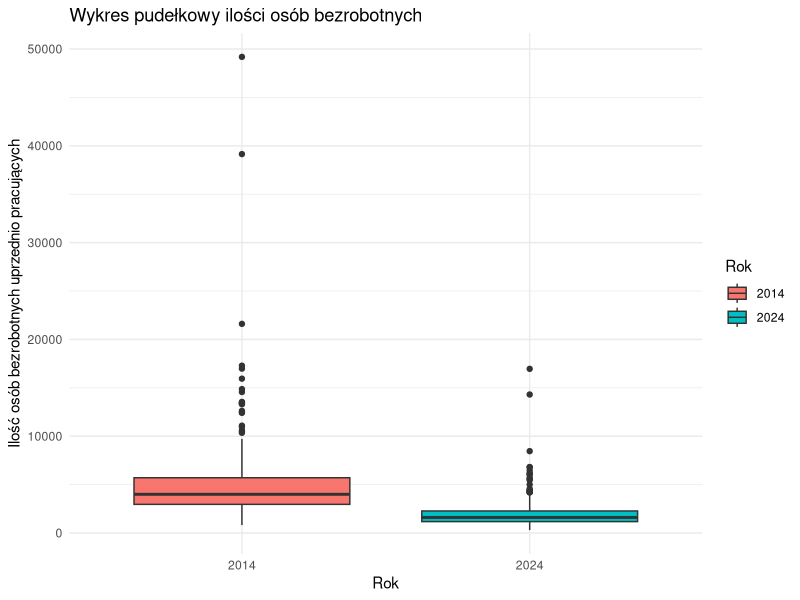
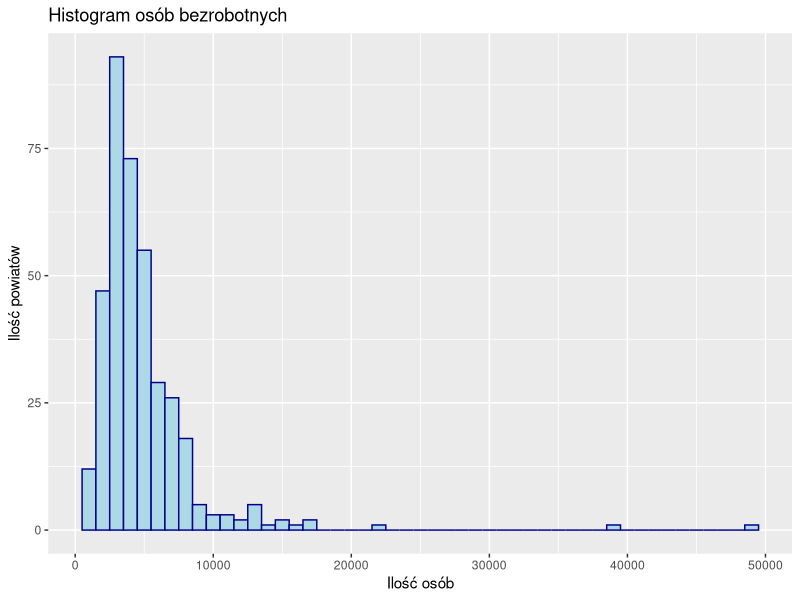
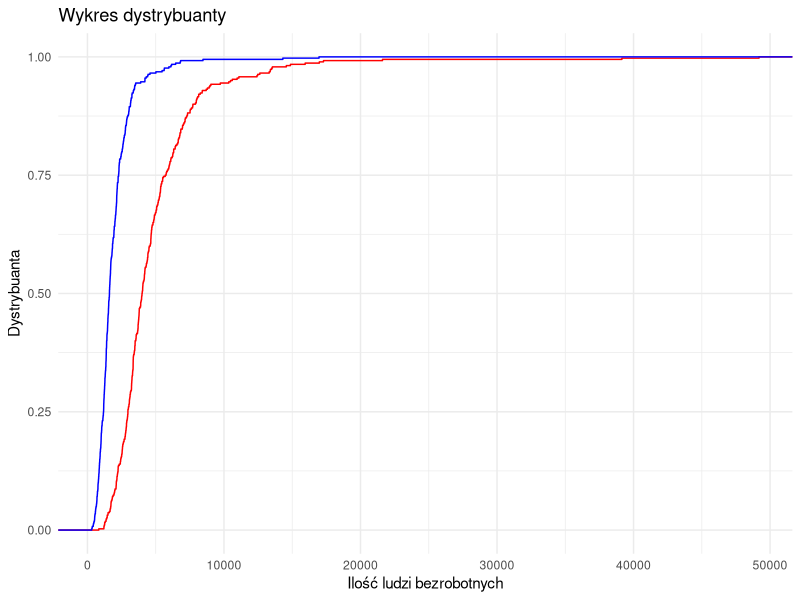
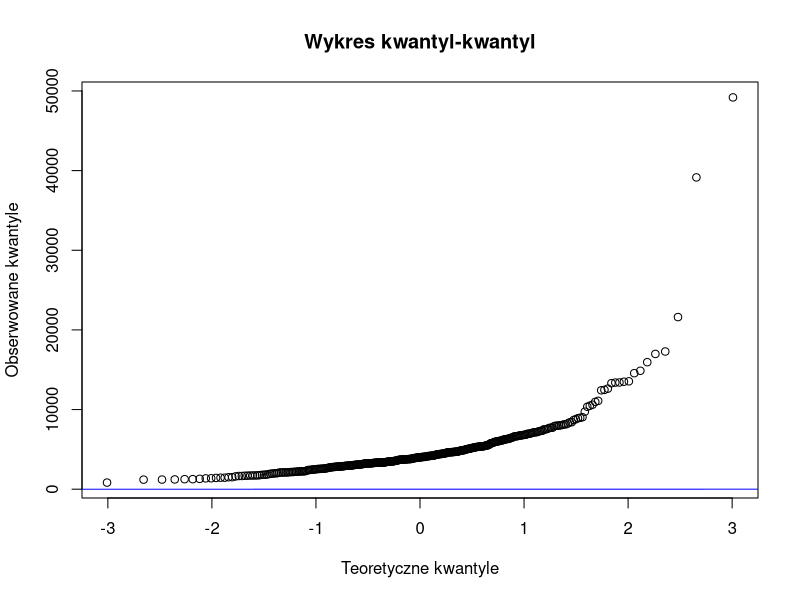

Here is the R script that generated these plots, in order: (Note: this script raises an error after producing the figures.)
getwd()
setwd('C:/Users/user/Desktop/SEMESTR 4/STATYSTYKA')


install.packages("readxl")
library(readxl)
dane <- read_excel('BEZROBOTNI_REJESTROWANI.xlsx', 2, col_names =  F)
View(dane)


library(dplyr)
dane <- dane %>% slice(-c(2,4))


# tworzenie tabeli tylko dla stycznia

dane_styczen <- dane[,2:16]
View(dane_styczen)

h1 <- c(as.character(dane_styczen[1,1]), as.character(dane_styczen[2,2:length(dane_styczen[2,])])) 
h1
dane_styczen <- dane_styczen %>% slice(-c(1:2))
colnames(dane_styczen) <- h1

View(dane_styczen)


# chcemy porownac tylko 2014 i 2024

gen_dane <- dane_styczen[c(1, 5, 15) ]
View(gen_dane)


#zamiana na typ liczbowy

(typeof(gen_dane$`2014`))
gen_dane$`2014` <- as.numeric(gen_dane$`2014`)
gen_dane$`2024` <- as.numeric(gen_dane$`2024`)


# obliczenia parametrow

## srednia

(srednia_2014 <- mean(gen_dane$`2014`)) 
(srednia_2024 <- mean(gen_dane$`2024`))


## odchylenie standardowe

(odchylenie_2014 <- sd(gen_dane$`2014`))
(odchylenie_2024 <- sd(gen_dane$`2024`))


## wspolczynnik zmiennosci

(wspol_zm_2014 <- (odchylenie_2014 / srednia_2014) * 100)
(wspol_zm_2024 <- (odchylenie_2024 / srednia_2024) * 100)


## kwantyle i mediana

(kwantyl1_2014 <- quantile(gen_dane$`2014`, probs = 0.25))
(mediana_2014 <- median(gen_dane$`2014`))
(kwantyl3_2014 <- quantile(gen_dane$`2014`, probs = 0.75))

(kwantyl1_2024 <- quantile(gen_dane$`2024`, probs = 0.25))
(mediana_2024 <- median(gen_dane$`2024`))
(kwantyl3_2024 <- quantile(gen_dane$`2024`, probs = 0.75))


## wartosci min i max

# Wartość minimalna dla każdej kolumny
(min_values <- sapply(gen_dane[, c("2014", "2024")], min))

# Wartość maksymalna dla każdej kolumny
(max_values <- sapply(gen_dane[, c("2014", "2024")], max))


## Rozstep

(rozstep_2014 <- max_values[1] - min_values[1])
(rozstep_2024 <- max_values[2]- min_values[2])

## wariancja

(war_2014 <- var(gen_dane$`2014`))
(war_2024 <- var(gen_dane$`2024`))


## Skośność
install.packages("e1071")
library(e1071)
(skosnosc_2014 <- round(skewness(gen_dane$`2014`), 3))
(skosnosc_2024 <- round(skewness(gen_dane$`2024`), 3))


## Dominanta
(dominanta_2014 <- as.numeric(names(which.max(table(gen_dane$`2014`)))))
(dominanta_2024 <- as.numeric(names(which.max(table(gen_dane$`2024`)))))


## Kurtoza
(kurtoza_2014 <- kurtosis(gen_dane$`2014`))
(kurtoza_2014 <- kurtosis(gen_dane$`2024`))


# Wykresy

library(ggplot2)


## Wykres pudełkowy

#install.packages("reshape2")
library(reshape2)
gen_dane_long <- melt(gen_dane, variable.name = 'Rok', value.name = 'Bezrobotni')
View(gen_dane_long)

ggplot(gen_dane_long, aes(x = Rok, y = Bezrobotni, fill = Rok)) +
  geom_boxplot() +
  labs(title = "Wykres pudełkowy ilości osób bezrobotnych",
       y = "Ilość osób bezrobotnych uprzednio pracujących") +
  theme_minimal()


## Histogram

ggplot(gen_dane, aes(x=`2014`)) +
  geom_histogram( binwidth=1000,
                 color="darkblue", fill="lightblue") +
  labs(title="Histogram osób bezrobotnych",x="Ilość osób", y="Ilość powiatów")


## Wykres dystrybuanty

ggplot(gen_dane) +
  stat_ecdf(aes(x = `2014`), geom = "step", color = "red") +
  stat_ecdf(aes(x = `2024`), geom = "step", color = "blue") +
  labs(title = "Wykres dystrybuanty",x = "Ilość ludzi bezrobotnych", y = "Dystrybuanta") +
  theme_minimal()


##

dane <- rnorm(100)

# Utworzenie wykresu kwantyl-kwantyl
qq <- qqnorm(gen_dane$`2014`, main = "Wykres kwantyl-kwantyl", xlab = "Teoretyczne kwantyle", ylab = "Obserwowane kwantyle")
qqline(dane, col = "blue")


# Hipotezy

## Hipoteza zerowa
### Średnia ludzi bezrobotnych nie zmieniła się

# Test t-Studenta dla dwóch próbek niezależnych
t_test2 <- t.test(gen_dane$`2014`, gen_dane$`2024`, paired = F)
print(t_test2)
t_test2$p.value
t_test2$
round(t_test2$conf.int,2)
## Hipoteza alternatywna
### średnia ludzi bezrobotnych zmniejszyła się

##sa rozne
